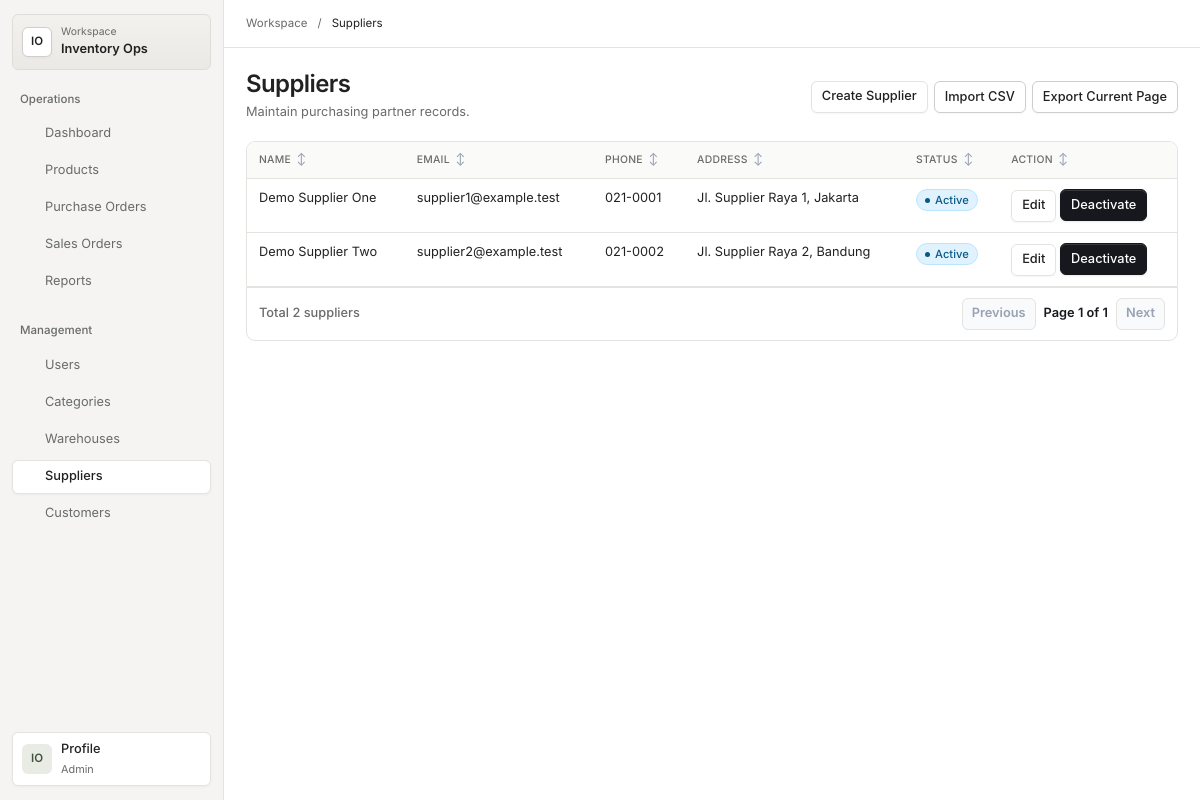
Screenshot of /suppliers (signed in) with the database file from the repository.
### tables this page shows
CREATE TABLE IF NOT EXISTS suppliers (
    id INT UNSIGNED AUTO_INCREMENT PRIMARY KEY,
    name VARCHAR(120) NOT NULL,
    email VARCHAR(190) NOT NULL DEFAULT '',
    phone VARCHAR(40) NOT NULL DEFAULT '',
    address VARCHAR(255) NOT NULL DEFAULT '',
    is_active TINYINT(1) NOT NULL DEFAULT 1,
    created_at TIMESTAMP NOT NULL DEFAULT CURRENT_TIMESTAMP,
    updated_at TIMESTAMP NOT NULL DEFAULT CURRENT_TIMESTAMP ON UPDATE CURRENT_TIMESTAMP,
    UNIQUE KEY uq_suppliers_name (name),
    KEY idx_suppliers_active (is_active)
);

### views/suppliers/index.php (the view, shortened to what the rows shown need)
<!doctype html>
<html lang="en">
<head>
    <link rel="stylesheet" href="/assets/css/app.css">
</head>
<body>
    <?php $workspaceTitle = 'Suppliers'; require dirname(__DIR__) . '/partials/workspace-start.php'; ?>
    <main class="page" id="main-content">
        <header class="page-header">
            <div>
                <h1>Suppliers</h1>
            </div>
        </header>
        <div class="table-scroll" role="region" aria-label="<?= htmlspecialchars($workspaceTitle . ' table', ENT_QUOTES, 'UTF-8') ?>" tabindex="0">
<table class="data-table">
            <thead><tr><th>Name</th><th>Email</th><th>Phone</th><th>Address</th><th>Status</th><?php if ($canWrite): ?><th>Action</th><?php endif; ?></tr></thead>
            <tbody>
                <?php foreach ($suppliers as $supplier): ?>
                    <tr>
                        <td><?= htmlspecialchars($supplier->name(), ENT_QUOTES, 'UTF-8') ?></td>
                        <td><?= htmlspecialchars($supplier->email(), ENT_QUOTES, 'UTF-8') ?></td>
                        <td><?= htmlspecialchars($supplier->phone(), ENT_QUOTES, 'UTF-8') ?></td>
                        <td><?= htmlspecialchars($supplier->address(), ENT_QUOTES, 'UTF-8') ?></td>
                        <td><span class="status-badge <?= $supplier->isActive() ? 'status-active status-success' : 'status-cancelled status-danger' ?>"><?= $supplier->isActive() ? 'Active' : 'Inactive' ?></span></td>
                        <?php if ($canWrite): ?>
                            <td>
                                <a class="action-link" href="/suppliers/edit?id=<?= $supplier->id() ?>">Edit</a>
                                <form method="post" action="<?= $supplier->isActive() ? '/suppliers/deactivate' : '/suppliers/activate' ?>">
                                    <button type="submit"><?= $supplier->isActive() ? 'Deactivate' : 'Activate' ?></button>
                                </form>
                            </td>
                        <?php endif; ?>
                    </tr>
                <?php endforeach; ?>
            </tbody>
        </table>
</div>
        <?php require dirname(__DIR__) . "/partials/pagination.php"; ?>
    </main>
    <?php require dirname(__DIR__) . '/partials/workspace-end.php'; ?>
</body>
</html>

### rows the page displays
suppliers: name "Demo Supplier One", email "supplier1@example.test", phone "021-0001", address "Jl. Supplier Raya 1, Jakarta", is_active "Active"
suppliers: name "Demo Supplier Two", email "supplier2@example.test", phone "021-0002", address "Jl. Supplier Raya 2, Bandung", is_active "Active"

### other values shown
$workspaceGroup "Operations"
$workspaceLabel "Dashboard"
$workspaceLabel "Products"
$workspaceLabel "Purchase Orders"
$workspaceLabel "Sales Orders"
$workspaceLabel "Reports"
$workspaceGroup "Management"
$workspaceLabel "Users"
$workspaceLabel "Categories"
$workspaceLabel "Warehouses"
$workspaceLabel "Suppliers"
$workspaceLabel "Customers"
$workspaceTitle "Suppliers"
$result->total() "2"
$paginationLabel "suppliers"
